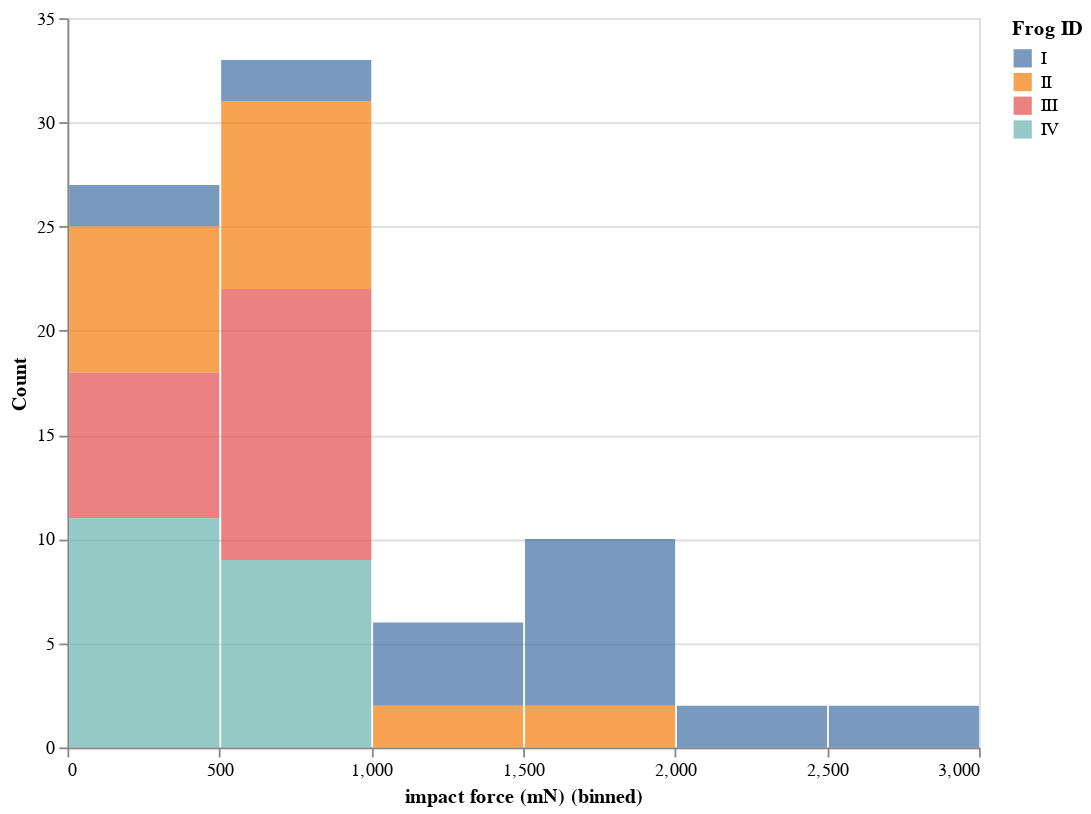

Notebook source saved alongside this figure:
### Code cell
alt.Chart(
    df,
    height=400,
    width=500
    ).mark_bar(
    opacity=0.75
    ).encode(
        x=alt.X('impact force (mN)',
                type='quantitative',
                bin=True),
        y=alt.Y('count()', title='Count'),
        color=alt.Color('ID', title='Frog ID'))
